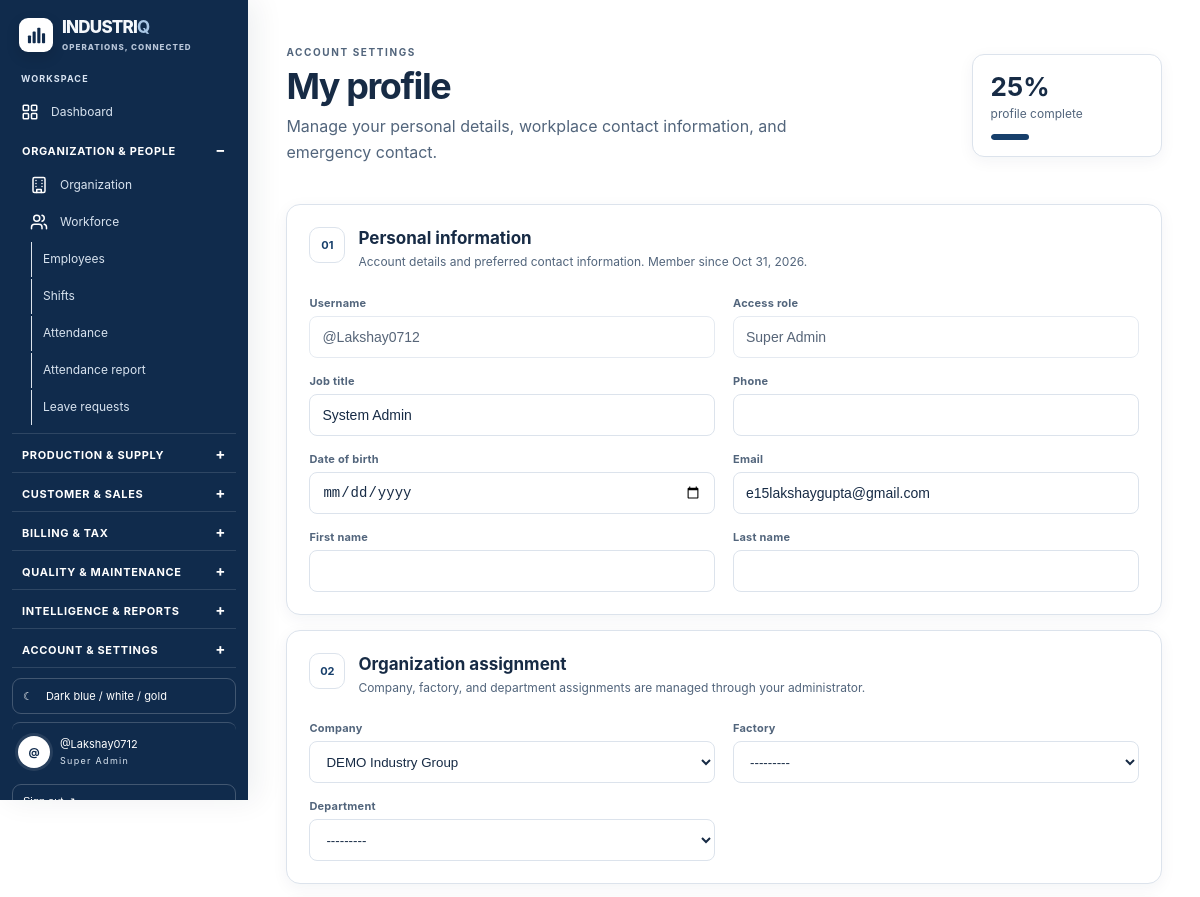
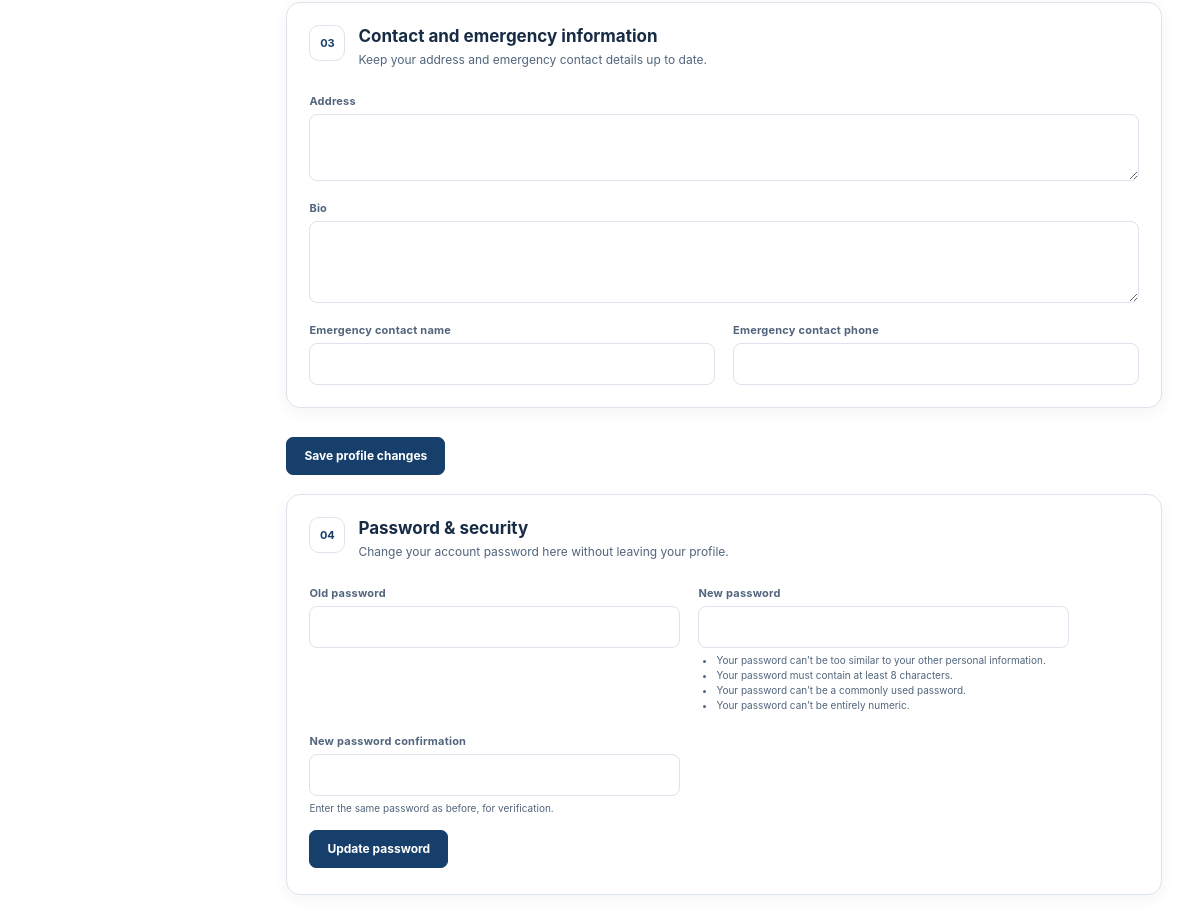
/profile/ (signed in), run on the app's committed database (2 pictures, top to bottom).
### apps/accounts/models.py (models this page shows, shortened)
class UserProfile(models.Model):
    class Role(models.TextChoices):
        SUPER_ADMIN = "super_admin", "Super Admin"
        COMPANY_ADMIN = "company_admin", "Company Admin"
        FACTORY_MANAGER = "factory_manager", "Factory Manager"
        DEPARTMENT_MANAGER = "department_manager", "Department Manager"
        EMPLOYEE = "employee", "Employee"
    user = models.OneToOneField(
        settings.AUTH_USER_MODEL,
        on_delete=models.CASCADE,
        related_name="profile"
    )
    role = models.CharField(
        max_length=30,
        choices=Role.choices,
        default=Role.EMPLOYEE
    )
    factory_name = models.CharField(max_length=150, blank=True)
    department_name = models.CharField(max_length=150, blank=True)
    phone = models.CharField(max_length=30, blank=True)
    job_title = models.CharField(max_length=120, blank=True)
    date_of_birth = models.DateField(null=True, blank=True)
    address = models.TextField(blank=True)
    bio = models.TextField(blank=True)
    emergency_contact_name = models.CharField(max_length=150, blank=True)
    emergency_contact_phone = models.CharField(max_length=30, blank=True)
    factory = models.ForeignKey(
        "organization.Factory", null=True, blank=True, on_delete=models.SET_NULL,
        related_name="user_profiles"
    )
    department = models.ForeignKey(
        "organization.Department", null=True, blank=True, on_delete=models.SET_NULL,
        related_name="user_profiles"
    )
    company = models.ForeignKey(
        "organization.Company", null=True, blank=True, on_delete=models.SET_NULL,
        related_name="user_profiles"
    )
    created_at = models.DateTimeField(auto_now_add=True)
    updated_at = models.DateTimeField(auto_now=True)

### apps/accounts/views.py (the view)
# urls.py: path("profile/", views.profile_view, name="profile"),
@login_required
def profile_view(request):
    profile, _ = UserProfile.objects.get_or_create(user=request.user)
    changing_password = request.method == "POST" and (
        request.POST.get("action") == "change_password"
        or request.resolver_match.url_name == "password_change"
    )
    form = ProfileForm(
        request.POST if request.method == "POST" and not changing_password else None,
        instance=profile,
        user=request.user,
    )
    password_form = SecurePasswordChangeForm(
        request.user,
        request.POST if changing_password else None,
    )
    if changing_password and password_form.is_valid():
        password_form.save()
        update_session_auth_hash(request, request.user)
        UserActivity.objects.create(user=request.user, action="password_changed", ip_address=request.META.get("REMOTE_ADDR"))
        messages.success(request, "Password changed successfully.")
        return redirect("/profile/#security")
    if request.method == "POST" and not changing_password and form.is_valid():
        form.save()
        UserActivity.objects.create(user=request.user, action="profile_updated", ip_address=request.META.get("REMOTE_ADDR"))
        messages.success(request, "Profile updated.")
        return redirect("profile")
    complete_fields = [request.user.first_name, request.user.last_name, request.user.email, profile.phone, profile.job_title, profile.address, profile.emergency_contact_name, profile.emergency_contact_phone]
    complete_count = sum(bool(value) for value in complete_fields)
    return render(request, "accounts/profile.html", {"form": form, "password_form": password_form, "profile": profile, "profile_completion": round(complete_count * 100 / len(complete_fields)), "title": "My profile"})

### apps/accounts/forms.py
class SecurePasswordChangeForm(PasswordChangeForm):
    pass

### apps/accounts/context_processors.py (called while the page is built)
def notification_count(request):
    if not request.user.is_authenticated:
        return {"unread_notification_count": 0}
    try:
        return {"unread_notification_count": request.user.notifications.filter(is_read=False).count()}
    except Exception:
        return {"unread_notification_count": 0}

### apps/organization/models.py (called while the page is built)
    def __str__(self):
        return self.name

    def __str__(self):
        return f"{self.name} ({self.factory_code})"

    def __str__(self):
        return f"{self.name} - {self.factory.name}"

### templates/accounts/profile.html (shortened to what this page needs)
{% load static %}
<!doctype html>
<html lang="en">
<head>
  <link rel="stylesheet" href="{% static 'css/style.css' %}?v=20261106">
</head>
<body>
{% include "partials/app_sidebar.html" %}
<main class="app-content">
  <div class="profile-page">
    <header class="profile-heading">
      <div>
        <p class="profile-eyebrow">ACCOUNT SETTINGS</p>
        <h1>My profile</h1>
        <p>Manage your personal details, workplace contact information, and emergency contact.</p>
      </div>
      <aside class="profile-progress" aria-label="Profile completion {{ profile_completion }} percent">
        <strong>{{ profile_completion }}%</strong>
        <span>profile complete</span>
        <div class="progress-track"><i style="width:{{ profile_completion }}%"></i></div>
      </aside>
    </header>
    <form method="post" class="profile-form">
      <section class="profile-section">
        <div class="profile-section-title"><span class="profile-section-icon">01</span><div><h2>Personal information</h2><p>Account details and preferred contact information. Member since {{ request.user.date_joined|date:"M d, Y" }}.</p></div></div>
        <div class="profile-fields">
          <div class="profile-field"><label for="profile-username">Username</label><input id="profile-username" value="{{ request.user.username }}" disabled></div>
          <div class="profile-field"><label for="profile-role">Access role</label><input id="profile-role" value="{{ profile.get_role_display }}" disabled></div>
          {% for field in form %}{% if field.name == 'first_name' or field.name == 'last_name' or field.name == 'email' or field.name == 'date_of_birth' or field.name == 'phone' or field.name == 'job_title' %}
          <div class="profile-field"><label for="{{ field.id_for_label }}">{{ field.label }}</label>{{ field }}{% for error in field.errors %}<small class="profile-error">{{ error }}</small>{% endfor %}</div>
          {% endif %}{% endfor %}
        </div>
      </section>
      <section class="profile-section">
        <div class="profile-section-title"><span class="profile-section-icon">02</span><div><h2>Organization assignment</h2><p>Company, factory, and department assignments are managed through your administrator.</p></div></div>
        <div class="profile-fields">
          {% for field in form %}{% if field.name == 'company' or field.name == 'factory' or field.name == 'department' %}
          <div class="profile-field"><label for="{{ field.id_for_label }}">{{ field.label }}</label>{{ field }}{% for error in field.errors %}<small class="profile-error">{{ error }}</small>{% endfor %}</div>
          {% endif %}{% endfor %}
        </div>
      </section>
      <section class="profile-section">
        <div class="profile-section-title"><span class="profile-section-icon">03</span><div><h2>Contact and emergency information</h2><p>Keep your address and emergency contact details up to date.</p></div></div>
        <div class="profile-fields">
          {% for field in form %}{% if field.name == 'address' or field.name == 'emergency_contact_name' or field.name == 'emergency_contact_phone' or field.name == 'bio' %}
          <div class="profile-field {% if field.name == 'address' or field.name == 'bio' %}wide{% endif %}"><label for="{{ field.id_for_label }}">{{ field.label }}</label>{{ field }}</div>
          {% endif %}{% endfor %}
        </div>
      </section>
      <footer class="profile-actions"><button class="profile-save" type="submit">Save profile changes</button></footer>
    </form>
    <section class="profile-section profile-security" id="security">
      <div class="profile-section-title"><span class="profile-section-icon">04</span><div><h2>Password &amp; security</h2><p>Change your account password here without leaving your profile.</p></div></div>
      <form method="post" class="password-form">
        <div class="password-fields">
          {% for field in password_form %}
          <div class="profile-field"><label for="{{ field.id_for_label }}">{{ field.label }}</label>{{ field }}{% if field.help_text %}<small class="password-help">{{ field.help_text|safe }}</small>{% endif %}</div>
          {% endfor %}
        </div>
        <footer class="profile-actions"><button class="profile-save" type="submit">Update password</button></footer>
      </form>
    </section>
  </div>
</main>
</body>
</html>

### templates/partials/app_sidebar.html (shortened to what this page needs)
<aside class="app-sidebar">
  <a class="sidebar-brand" href="{% url 'core:executive_dashboard' %}">
    <span class="sidebar-mark" aria-hidden="true">
    </span>
    <span class="sidebar-wordmark">INDUSTRI<strong>Q</strong><small>OPERATIONS, CONNECTED</small></span>
  </a>
  <nav class="sidebar-nav" aria-label="Main navigation">
    <div class="sidebar-label">WORKSPACE</div>
    <a href="{% url 'core:executive_dashboard' %}" class="{% if request.resolver_match.app_name == 'core' or request.resolver_match.url_name == 'dashboard' %}active{% endif %}">
      <span>
      </span>
      Dashboard
    </a>
    <details class="sidebar-group" open><summary>Organization &amp; people</summary><div class="sidebar-group-items">
    <a href="{% url 'organization:overview' %}" class="{% if request.resolver_match.app_name == 'organization' %}active{% endif %}">
      <span>
      </span>
      Organization
    </a>
    <a href="{% url 'workforce:home' %}" class="{% if request.resolver_match.app_name == 'workforce' and request.resolver_match.url_name == 'home' %}active{% endif %}">
      <span>
      </span>
      Workforce
    </a>
    <a href="{% url 'workforce:employee_list' %}" class="">Employees</a>
    <a href="{% url 'workforce:shift_list' %}" class="">Shifts</a>
    <a href="{% url 'workforce:attendance_list' %}" class="">Attendance</a>
    <a href="{% url 'workforce:attendance_report' %}" class="{% if request.resolver_match.url_name == 'attendance_report' %}active{% endif %}">Attendance report</a>
    <a href="{% url 'workforce:leave_list' %}" class="{% if request.resolver_match.url_name == 'leave_list' or request.resolver_match.url_name == 'leave_review' %}active{% endif %}">Leave requests</a>
    </div></details><details class="sidebar-group"><summary>Production &amp; supply</summary></details><details class="sidebar-group"><summary>Customer &amp; sales</summary></details><details class="sidebar-group"><summary>Billing &amp; tax</summary></details><details class="sidebar-group"><summary>Quality &amp; maintenance</summary></details><details class="sidebar-group"><summary>Intelligence &amp; reports</summary></details><details class="sidebar-group"><summary>Account &amp; settings</summary></details>
  </nav>
  <div class="sidebar-bottom">
    <div class="theme-toggle" aria-label="Active color theme">
      <span class="theme-icon" id="theme-icon">&#9790;</span>
      <span id="theme-label">Dark blue / white / gold</span>
    </div>
    <a class="sidebar-user sidebar-profile-link" href="{% url 'profile' %}" aria-label="Open profile settings">
      <span class="user-dot">{{ request.user.username|first|upper }}</span>
      <span>{{ request.user.get_full_name|default:request.user.username }}<small>{{ request.user.profile.get_role_display }}</small></span>
    </a>
    <form method="post" action="{% url 'logout' %}">
      <button class="sidebar-logout" type="submit">Sign out &#8599;</button>
    </form>
  </div>
</aside>

### templates/accounts/profile.html (style rules this page uses)
.profile-page { max-width:1120px;margin:0 auto }
.profile-heading { display:flex;justify-content:space-between;align-items:center;gap:24px;padding:10px 0 24px }
.profile-heading h1 { margin:6px 0;font-size:clamp(28px,3vw,38px);letter-spacing:-.04em }
.profile-heading>div>p:last-child { margin:0;max-width:580px;line-height:1.6 }
.profile-eyebrow { margin:0;color:var(--accent)!important;font-size:10px;font-weight:750;letter-spacing:.16em }
.profile-progress { min-width:190px;padding:16px 18px;background:var(--surface);border:1px solid var(--line);border-radius:12px;box-shadow:var(--shadow) }
.profile-progress strong { display:block;font-size:26px }
.profile-progress span { font-size:12px;color:var(--muted) }
.progress-track { height:6px;margin-top:12px;overflow:hidden;border-radius:10px;background:var(--surface-2) }
.progress-track i { display:block;height:100%;background:var(--accent);border-radius:inherit }
.profile-form { max-width:980px }
.profile-section { margin:15px 0;padding:22px;background:var(--surface);border:1px solid var(--line);border-radius:14px;box-shadow:var(--shadow);scroll-margin-top:24px }
.profile-section-title { display:flex;align-items:flex-start;gap:13px;margin-bottom:12px }
.profile-section-title h2 { margin:1px 0 5px;font-size:17px }
.profile-section-title p { margin:0;font-size:12px;line-height:1.55;color:var(--muted) }
.profile-section-icon { display:grid;place-items:center;flex:0 0 36px;height:36px;border:1px solid var(--line);border-radius:10px;background:var(--surface-2);color:var(--accent);font-size:11px;font-weight:750 }
.profile-section-title>div { flex:1 }
.profile-fields,.password-fields { display:grid;grid-template-columns:repeat(2,minmax(0,1fr));gap:4px 18px }
.profile-field { min-width:0 }
.profile-field.wide { grid-column:1/-1 }
.profile-field label { display:block;margin:12px 0 6px;color:var(--muted);font-size:11px;font-weight:650 }
.profile-field input,.profile-field select,.profile-field textarea { width:100%;min-height:42px;padding:10px 12px;border:1px solid var(--line);border-radius:8px;background:var(--surface-2);color:var(--text);box-sizing:border-box }
.profile-field textarea { resize:vertical }
.profile-field input:disabled,.profile-field select:disabled { opacity:.72;cursor:not-allowed }
.profile-actions { display:flex;align-items:center;gap:18px;padding:14px 0 4px }
.profile-save { min-height:42px;padding:10px 17px!important }
.profile-security { max-width:980px }
.password-fields { max-width:760px }
.password-help { display:block;margin-top:5px;color:var(--muted);font-size:10px;line-height:1.5 }
.password-help ul { margin:5px 0;padding-left:18px }

### data on the page
UserProfile: role "Super Admin", form "System Admin", form "DEMO Industry Group" "---------" "---------"

### other printed values
{{ request.user.username|first|upper }} "@"
{{ request.user.get_full_name|default:request.user.username }} "@Lakshay0712"
{{ request.user.profile.get_role_display }} "Super Admin"
{{ profile_completion }} "25"
{{ request.user.date_joined|date:"M d, Y" }} "Oct 31, 2026"
{{ field.label }} "Job title" "Phone" "Date of birth" "Email" "First name" "Last name"
{{ field.label }} "Company" "Factory" "Department"
{{ field.label }} "Address" "Bio" "Emergency contact name" "Emergency contact phone"
{{ field.label }} "Old password" "New password" "New password confirmation"
{{ field.help_text|safe }} "Enter the same password as before, for verification."
